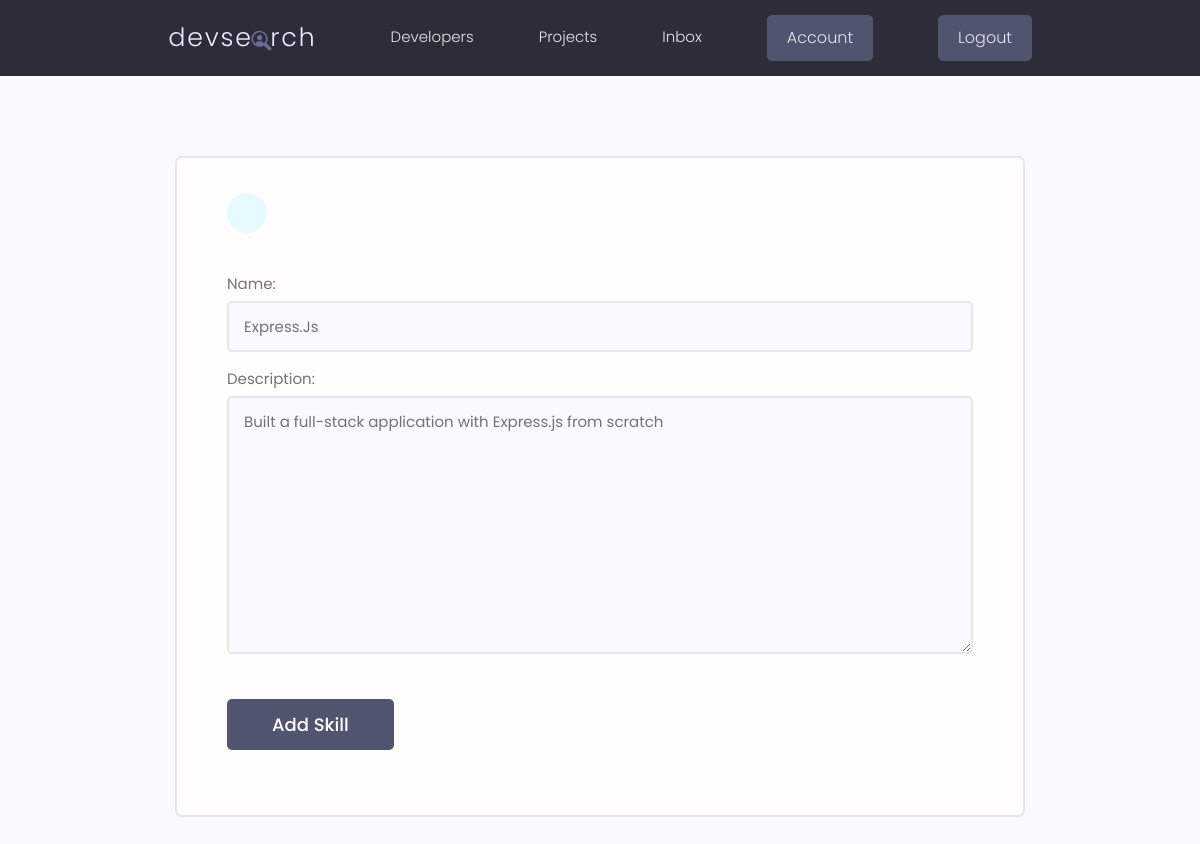
/update-skill/a56486da-4cf5-444d-9913-f40ed69dfb0c/ (signed in), run on the app's committed database.
### account/models.py (models this page shows, shortened)
class Skill(models.Model):
    id = models.UUIDField(default=uuid.uuid4, unique=True,
                          primary_key=True, editable=False)
    owner = models.ForeignKey(
        Profile, on_delete=models.CASCADE, null=True, blank=True)
    name = models.CharField(max_length=200, null=True, blank=True)
    description = models.TextField(max_length=200, null=True, blank=True)
    createdAt = models.DateTimeField(auto_now_add=True)

### account/views.py (the view, shortened to what this page needs)
# urls.py: path('update-skill/<uuid:skillId>/', views.updateSkill, name='update_skill'),
@login_required(login_url='login')
def updateSkill(request, skillId):
    profile = request.user.profile
    skill = profile.skill_set.get(pk=skillId)
    form = SkillForm(instance=skill)
    context = {"page": "update_skill", "form": form}
    return render(request, "account/skill_form.html", context)

### account/forms.py
class SkillForm(ModelForm):
    class Meta:
        model = Skill
        fields = ('name', 'description')
    def __init__(self, *args, **kwargs):
        super(SkillForm, self).__init__(*args, **kwargs)
        for _, field in self.fields.items():
            field.widget.attrs.update(
                {'class': 'input', 'id': 'formInput#text'})

### account/templates/account/skill_form.html (shortened to what this page needs)
{% extends "main.html"%}
{% block content %}
    {% if page == 'add_skills' %}
        <main class="formPage my-xl">
            <div class="content-box">
                <div class="formWrapper">
                    <a class="backButton" href="{% url 'user_account'%}%%"><i class="im im-angle-left"></i></a>
                    <br>
                    <form class="form" action="" method="POST">
                        {% csrf_token %}
                        {% for field in form %}
                            <div class="form__field">
                                <label for="formInput#text">{{ field.label }}: </label>
                                {{ field }}
                            </div>
                        {% endfor %}
                        <input class="btn btn--sub btn--lg  my-md" type="submit" value="Add Skill" />
                    </form>
                </div>
            </div>
        </main>
    {% else %}
        <main class="formPage my-xl">
            <div class="content-box">
                <div class="formWrapper">
                    <a class="backButton" href="#"></a>
                    <br>
                    <form class="form" action="" method="POST">
                        {% for field in form %}
                            <div class="form__field">
                                <label for="formInput#text">{{ field.label }}: </label>
                                {{ field }}
                            </div>
                        {% endfor %}
                        <input class="btn btn--sub btn--lg  my-md" type="submit" value="Add Skill" />
                    </form>
                </div>
            </div>
        </main>
    {% endif %}
{% endblock content %}

### static/css/app.css (style rules this page uses)
:root { --color-sub: #2d2d39; }
.btn--sub { background-color: var(--color-sub-light); }
.content-box { width: 95%; max-width: 85rem; margin: 0 auto; }
.backButton { background: var(--color-main-light); color: var(--color-main); width: 4rem; height: 4rem; display: flex; align-items: center; justify-content: center; border-radius: 50%; }
.formPage .formWrapper { list-style: none; background: var(--color-white); padding: 3.5rem 5rem; border: 2px solid var(--color-light); border-radius: 0.7rem; }

### static/uikit/styles/modules/_variables.css (style rules this page uses)
:root { --color-main: #5aa5b9; --color-main-light: #e6faff; --color-sub: #3f4156; --color-sub-light: #51546e; --color-sub-lighter: #ededfd; --color-text: #737373; --color-gray: #8b8b8b; --color-light: #e5e7eb; --color-light-gray: #767676; --color-bg: #f8fafd; --color-white: #fffefd; --color-white-light: #f3f3f3; --color-success: #359e64; --color-success-bg: #def8e8; --color-error: #fc4b0b; --color-error-bg: #fff2ee; --font-base: 'Poppins', arial, helvetica, 'Segoe UI', roboto, ubuntu, sans-serif; --font-monospace: 'Fira Code', 'Courier New', courier, monospace; --font-regular: 300; --font-medium: 500; --font-bold: 700; --generic-shadow: 1px 1px 5px #00000010; --generic-transition: all 0.3s ease-in-out; }

### static/uikit/styles/modules/_base.css (style rules this page uses)
* { margin: 0; padding: 0; box-sizing: border-box; text-rendering: optimizeLegibility; color: inherit; font-size: inherit; }
html { font-size: 50%; }
@media only screen and (min-width: 480px) { html { font-size: 56.25%; } }
@media only screen and (min-width: 1200px) { html { font-size: 62.5%; } }
body { line-height: 1.6; font-weight: 400; font-size: 1.5rem; color: var(--color-text); background-color: var(--color-bg); min-height: 100vh; }

### static/uikit/styles/modules/_typography.css (style rules this page uses)
* { font-family: var(--font-base); }
a { padding-bottom: 2px; text-decoration: none; display: inline-block; color: var(--color-main); font-weight: var(--font-medium); }

### static/uikit/styles/modules/_utilities.css (style rules this page uses)
.my-md { margin: 3rem auto; }
.my-xl { margin: 8rem auto; }

### static/uikit/styles/modules/_button.css (style rules this page uses)
.btn { display: inline-block; position: relative; cursor: pointer; background-color: var(--color-light); font-weight: var(--font-medium); color: var(--color-sub); text-decoration: none; padding: 1rem 2rem; border-radius: 0.5rem; border: none; width: -webkit-fit-content; width: -moz-fit-content; width: fit-content; height: -webkit-fit-content; height: -moz-fit-content; height: fit-content; font-size: 1.6rem; outline-width: 0; outline-color: transparent; -webkit-backface-visibility: hidden; backface-visibility: hidden; transition: all 0.3s ease-in-out; }
.btn--sub { background-color: var(--color-sub); color: var(--color-white); }
.btn--lg { font-size: 1.8rem; padding: 1.2rem 4.5rem; }

### static/uikit/styles/modules/_form.css (style rules this page uses)
.form { display: block; }
.form__field { margin-top: 1.5rem; margin-bottom: 1.5rem; }
.form__label, .form__field > label { display: block; margin-bottom: 0.5rem; color: var(--color-text); }
input.input[type='text'], input.input[type='email'], input.input[type='password'], input.input[type='number'], textarea.input { min-width: 24rem; width: 100%; padding: 1.2rem 1.5rem; border-radius: 0.5rem; border: 2px solid var(--color-light); transition: all 0.3s ease-in-out; background-color: var(--color-bg); }

### data on the page
Skill: form "Express.Js" "Built a full-stack application with Express.js from scratch"

### other printed values
{{ field.label }} "Name" "Description"
